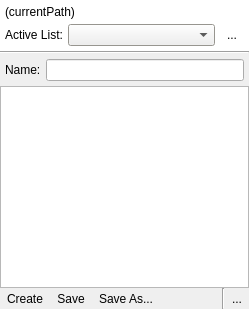
<?xml version="1.0" encoding="UTF-8"?>
<ui version="4.0">
 <class>QUPlaylistArea</class>
 <widget class="QWidget" name="QUPlaylistArea">
  <property name="geometry">
   <rect>
    <x>0</x>
    <y>0</y>
    <width>249</width>
    <height>309</height>
   </rect>
  </property>
  <property name="windowTitle">
   <string>Form</string>
  </property>
  <layout class="QVBoxLayout" name="verticalLayout_2">
   <property name="spacing">
    <number>0</number>
   </property>
   <property name="margin">
    <number>0</number>
   </property>
   <item>
    <widget class="QFrame" name="frame_2">
     <property name="palette">
      <palette>
       <active>
        <colorrole role="Base">
         <brush brushstyle="SolidPattern">
          <color alpha="255">
           <red>255</red>
           <green>255</green>
           <blue>255</blue>
          </color>
         </brush>
        </colorrole>
        <colorrole role="Window">
         <brush brushstyle="SolidPattern">
          <color alpha="255">
           <red>255</red>
           <green>255</green>
           <blue>255</blue>
          </color>
         </brush>
        </colorrole>
       </active>
       <inactive>
        <colorrole role="Base">
         <brush brushstyle="SolidPattern">
          <color alpha="255">
           <red>255</red>
           <green>255</green>
           <blue>255</blue>
          </color>
         </brush>
        </colorrole>
        <colorrole role="Window">
         <brush brushstyle="SolidPattern">
          <color alpha="255">
           <red>255</red>
           <green>255</green>
           <blue>255</blue>
          </color>
         </brush>
        </colorrole>
       </inactive>
       <disabled>
        <colorrole role="Base">
         <brush brushstyle="SolidPattern">
          <color alpha="255">
           <red>255</red>
           <green>255</green>
           <blue>255</blue>
          </color>
         </brush>
        </colorrole>
        <colorrole role="Window">
         <brush brushstyle="SolidPattern">
          <color alpha="255">
           <red>255</red>
           <green>255</green>
           <blue>255</blue>
          </color>
         </brush>
        </colorrole>
       </disabled>
      </palette>
     </property>
     <property name="autoFillBackground">
      <bool>true</bool>
     </property>
     <property name="frameShape">
      <enum>QFrame::NoFrame</enum>
     </property>
     <property name="frameShadow">
      <enum>QFrame::Raised</enum>
     </property>
     <property name="lineWidth">
      <number>0</number>
     </property>
     <layout class="QVBoxLayout" name="verticalLayout">
      <property name="spacing">
       <number>5</number>
      </property>
      <property name="margin">
       <number>5</number>
      </property>
      <item>
       <widget class="QLabel" name="playlistPathLbl">
        <property name="text">
         <string>(currentPath)</string>
        </property>
       </widget>
      </item>
      <item>
       <layout class="QHBoxLayout" name="horizontalLayout">
        <property name="spacing">
         <number>5</number>
        </property>
        <item>
         <widget class="QLabel" name="comboLbl">
          <property name="text">
           <string>Active List:</string>
          </property>
          <property name="wordWrap">
           <bool>false</bool>
          </property>
         </widget>
        </item>
        <item>
         <widget class="QComboBox" name="playlistCombo">
          <property name="sizePolicy">
           <sizepolicy hsizetype="Expanding" vsizetype="Fixed">
            <horstretch>0</horstretch>
            <verstretch>0</verstretch>
           </sizepolicy>
          </property>
          <property name="palette">
           <palette>
            <active>
             <colorrole role="Base">
              <brush brushstyle="SolidPattern">
               <color alpha="255">
                <red>255</red>
                <green>255</green>
                <blue>255</blue>
               </color>
              </brush>
             </colorrole>
             <colorrole role="Window">
              <brush brushstyle="SolidPattern">
               <color alpha="255">
                <red>212</red>
                <green>208</green>
                <blue>200</blue>
               </color>
              </brush>
             </colorrole>
            </active>
            <inactive>
             <colorrole role="Base">
              <brush brushstyle="SolidPattern">
               <color alpha="255">
                <red>255</red>
                <green>255</green>
                <blue>255</blue>
               </color>
              </brush>
             </colorrole>
             <colorrole role="Window">
              <brush brushstyle="SolidPattern">
               <color alpha="255">
                <red>212</red>
                <green>208</green>
                <blue>200</blue>
               </color>
              </brush>
             </colorrole>
            </inactive>
            <disabled>
             <colorrole role="Base">
              <brush brushstyle="SolidPattern">
               <color alpha="255">
                <red>212</red>
                <green>208</green>
                <blue>200</blue>
               </color>
              </brush>
             </colorrole>
             <colorrole role="Window">
              <brush brushstyle="SolidPattern">
               <color alpha="255">
                <red>212</red>
                <green>208</green>
                <blue>200</blue>
               </color>
              </brush>
             </colorrole>
            </disabled>
           </palette>
          </property>
          <property name="editable">
           <bool>false</bool>
          </property>
         </widget>
        </item>
        <item>
         <widget class="QToolButton" name="browseBtn">
          <property name="sizePolicy">
           <sizepolicy hsizetype="Fixed" vsizetype="Fixed">
            <horstretch>0</horstretch>
            <verstretch>0</verstretch>
           </sizepolicy>
          </property>
          <property name="sizeIncrement">
           <size>
            <width>0</width>
            <height>0</height>
           </size>
          </property>
          <property name="toolTip">
           <string>Choose playlist folder...</string>
          </property>
          <property name="text">
           <string>...</string>
          </property>
          <property name="icon">
           <iconset resource="../resources/uman.qrc">
            <normaloff>:/control/folder_explore.png</normaloff>:/control/folder_explore.png</iconset>
          </property>
          <property name="autoRaise">
           <bool>true</bool>
          </property>
         </widget>
        </item>
       </layout>
      </item>
     </layout>
    </widget>
   </item>
   <item>
    <widget class="Line" name="line_2">
     <property name="orientation">
      <enum>Qt::Horizontal</enum>
     </property>
    </widget>
   </item>
   <item>
    <layout class="QHBoxLayout" name="horizontalLayout_3">
     <property name="spacing">
      <number>5</number>
     </property>
     <property name="margin">
      <number>5</number>
     </property>
     <item>
      <widget class="QLabel" name="label_3">
       <property name="text">
        <string>Name:</string>
       </property>
      </widget>
     </item>
     <item>
      <widget class="QLineEdit" name="playlistEdit">
       <property name="toolTip">
        <string>Name</string>
       </property>
       <property name="frame">
        <bool>true</bool>
       </property>
      </widget>
     </item>
    </layout>
   </item>
   <item>
    <widget class="QUPlayList" name="playlist">
     <property name="dragDropMode">
      <enum>QAbstractItemView::InternalMove</enum>
     </property>
     <property name="selectionMode">
      <enum>QAbstractItemView::ExtendedSelection</enum>
     </property>
     <property name="selectionRectVisible">
      <bool>true</bool>
     </property>
    </widget>
   </item>
   <item>
    <layout class="QHBoxLayout" name="horizontalLayout_4">
     <property name="spacing">
      <number>0</number>
     </property>
     <property name="leftMargin">
      <number>0</number>
     </property>
     <item>
      <widget class="QToolButton" name="createPlaylistBtn">
       <property name="text">
        <string>Create</string>
       </property>
       <property name="icon">
        <iconset resource="../resources/uman.qrc">
         <normaloff>:/marks/add.png</normaloff>:/marks/add.png</iconset>
       </property>
       <property name="toolButtonStyle">
        <enum>Qt::ToolButtonTextBesideIcon</enum>
       </property>
       <property name="autoRaise">
        <bool>true</bool>
       </property>
      </widget>
     </item>
     <item>
      <widget class="QToolButton" name="savePlaylistBtn">
       <property name="toolTip">
        <string>Save changes to current playlist</string>
       </property>
       <property name="text">
        <string>Save</string>
       </property>
       <property name="icon">
        <iconset resource="../resources/uman.qrc">
         <normaloff>:/control/save.png</normaloff>:/control/save.png</iconset>
       </property>
       <property name="toolButtonStyle">
        <enum>Qt::ToolButtonTextBesideIcon</enum>
       </property>
       <property name="autoRaise">
        <bool>true</bool>
       </property>
      </widget>
     </item>
     <item>
      <widget class="QToolButton" name="savePlaylistAsBtn">
       <property name="toolTip">
        <string>Save current playlist with a new filename...</string>
       </property>
       <property name="text">
        <string>Save As...</string>
       </property>
       <property name="icon">
        <iconset resource="../resources/uman.qrc">
         <normaloff>:/control/save_as.png</normaloff>:/control/save_as.png</iconset>
       </property>
       <property name="toolButtonStyle">
        <enum>Qt::ToolButtonTextBesideIcon</enum>
       </property>
       <property name="autoRaise">
        <bool>true</bool>
       </property>
      </widget>
     </item>
     <item>
      <spacer name="horizontalSpacer">
       <property name="orientation">
        <enum>Qt::Horizontal</enum>
       </property>
       <property name="sizeHint" stdset="0">
        <size>
         <width>40</width>
         <height>20</height>
        </size>
       </property>
      </spacer>
     </item>
     <item>
      <widget class="Line" name="line">
       <property name="orientation">
        <enum>Qt::Vertical</enum>
       </property>
      </widget>
     </item>
     <item>
      <widget class="QToolButton" name="removePlaylistBtn">
       <property name="toolTip">
        <string>Remove current playlist</string>
       </property>
       <property name="text">
        <string>...</string>
       </property>
       <property name="icon">
        <iconset resource="../resources/uman.qrc">
         <normaloff>:/control/bin.png</normaloff>:/control/bin.png</iconset>
       </property>
       <property name="autoRaise">
        <bool>true</bool>
       </property>
      </widget>
     </item>
    </layout>
   </item>
  </layout>
 </widget>
 <customwidgets>
  <customwidget>
   <class>QUPlayList</class>
   <extends>QListWidget</extends>
   <header>QUPlayList.h</header>
  </customwidget>
 </customwidgets>
 <resources>
  <include location="../resources/uman.qrc"/>
 </resources>
 <connections/>
</ui>
